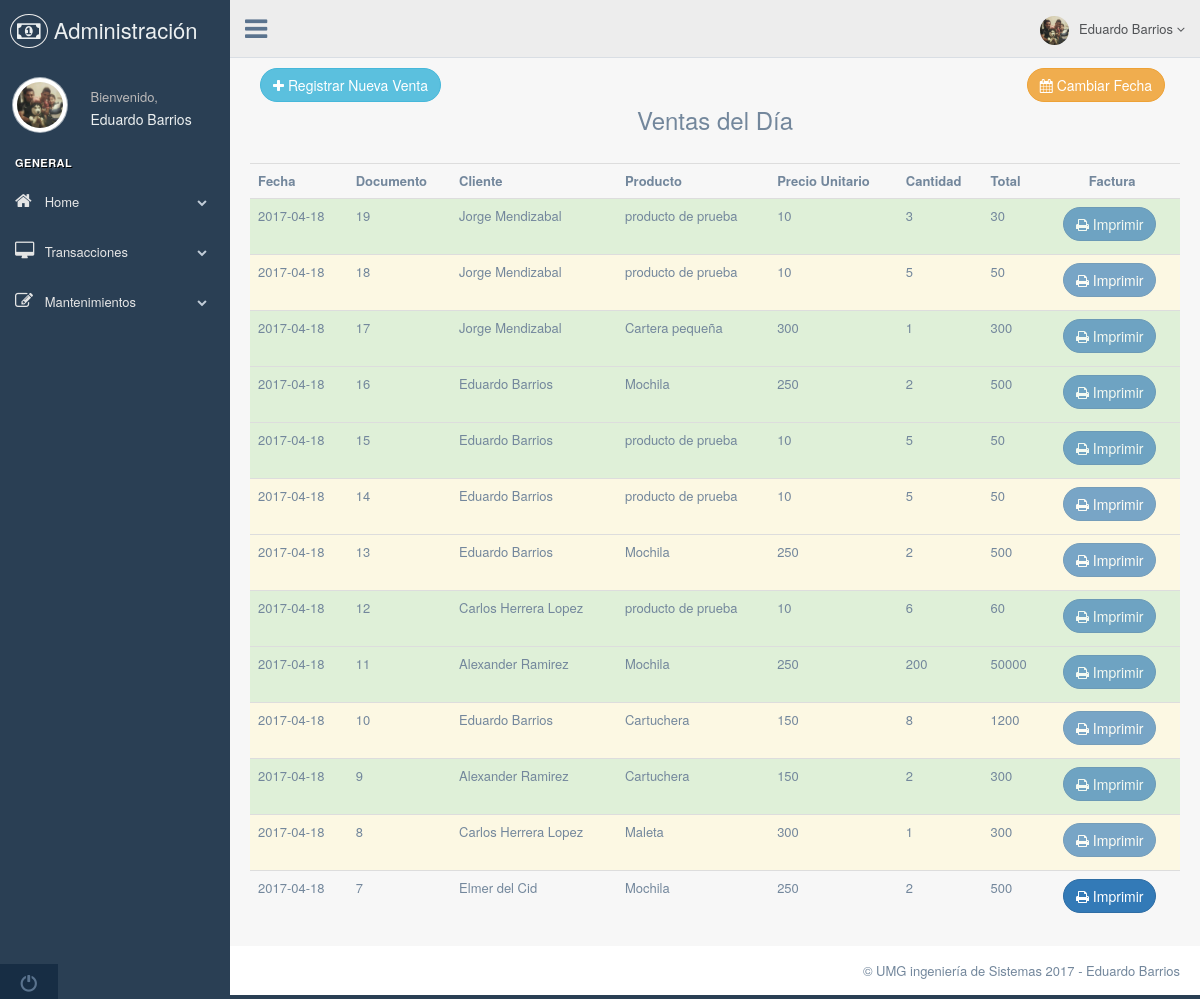
Page /Controllers/VentasController.php on the committed database.
### tables this page shows
CREATE TABLE `ventas` (
  `idVenta` int(11) NOT NULL,
  `fecha` date NOT NULL,
  `idCliente` int(11) NOT NULL
);

CREATE TABLE `clientes` (
  `IdCliente` int(11) NOT NULL,
  `nombreCliente` varchar(100) NOT NULL,
  `nit` varchar(20) NOT NULL,
  `direccion` varchar(255) NOT NULL,
  `telefono` varchar(10) NOT NULL,
  `idMunicipio` int(11) NOT NULL
);

CREATE TABLE `productos` (
  `idProducto` int(11) NOT NULL,
  `codigoProducto` varchar(100) NOT NULL,
  `nombreProducto` varchar(100) NOT NULL,
  `descripcion` varchar(255) NOT NULL,
  `precio` float NOT NULL,
  `costo` float NOT NULL,
  `existencia` int(11) NOT NULL,
  `idMarca` int(11) NOT NULL
);

CREATE TABLE `ventasdetalle` (
  `idVentasDetalle` int(11) NOT NULL,
  `idVenta` int(11) NOT NULL,
  `idProducto` int(11) NOT NULL,
  `cantidad` int(11) NOT NULL,
  `precio` float NOT NULL,
  `costoTotal` float NOT NULL,
  `impresoPagado` int(1) NOT NULL,
  `vieneDeDevolucion` tinyint(1) NOT NULL
);

### Controllers/VentasController.php (called while the page is built, shortened)
<?php
	require_once('../Models/VentasModel.php');
	$fechaDesde = date('Y-m-d');;
	$fechaHasta = date('Y-m-d');;
	$pagination = new Ventas();
	$Ventas = $pagination->getVentas($fechaDesde,$fechaHasta);
	require_once('../Views/VentasView.php');
 ?>

### Models/Conexion.php (called while the page is built)
<?php
	class Conexion
	{
		public function Conectar(){
			$db_servidor = "localhost";
			$db_usuario  = "root";
			$db_password = "";
			$db_nombre   = "compras-devoluciones";
			$conexion = new PDO("mysql:	host=$db_servidor;dbname=$db_nombre", $db_usuario, $db_password);
			$conexion->setAttribute(PDO::ATTR_ERRMODE, PDO::ERRMODE_EXCEPTION);
			$conexion->exec("SET CHARACTER SET utf8");
			return $conexion;
		}
	}
?>

### Models/VentasModel.php (called while the page is built, shortened)
<?php
	require_once('Conexion.php');
	class Ventas extends Conexion
	{
		public function getVentas($desde=false,$hasta=false)
		{
			if($desde!==false && $hasta!==false)
			{
				$sql = "SELECT V.idVenta,V.fecha,V.idCliente,C.nombreCliente,
				               DV.idProducto,P.nombreProducto,DV.cantidad,DV.precio,DV.costoTotal,DV.impresoPagado,DV.vieneDeDevolucion
						FROM ventas V
						INNER JOIN ventasdetalle DV ON V.idVenta = DV.idVenta
						INNER JOIN clientes C ON V.idCliente = C.idCliente
						INNER JOIN productos P ON DV.idProducto = P.idProducto
							WHERE V.fecha >='$desde' AND V.fecha <='$hasta'
					    	ORDER BY V.idVenta DESC";
			}
			$stmt = Conexion::Conectar()->prepare($sql);
			$stmt->execute();
			return $stmt->fetchAll();
		}
	}
 ?>

### Views/VentasView.php (the view, shortened to what this page needs)
<!DOCTYPE html>
<html lang="en">
  <head>
    <link href="../vendors/bootstrap/dist/css/bootstrap.min.css" rel="stylesheet">
    <link href="../vendors/font-awesome/css/font-awesome.min.css" rel="stylesheet">
    <link href="../vendors/nprogress/nprogress.css" rel="stylesheet">
    <link href="../vendors/iCheck/skins/flat/green.css" rel="stylesheet">
    <link href="../vendors/bootstrap-progressbar/css/bootstrap-progressbar-3.3.4.min.css" rel="stylesheet">
    <link href="../vendors/jqvmap/dist/jqvmap.min.css" rel="stylesheet"/>
    <link href="../vendors/bootstrap-daterangepicker/daterangepicker.css" rel="stylesheet">
    <link href="../build/css/custom.min.css" rel="stylesheet">
  </head>
  <body class="nav-md">
    <div class="container body">
      <div class="main_container">
        <div class="col-md-3 left_col">
          <div class="left_col scroll-view">
            <div class="navbar nav_title" style="border: 0;">
              <a href="#" class="site_title"><i class="fa fa-money"></i> <span>Administración</span></a>
            </div>
            <div class="profile clearfix">
              <div class="profile_pic">
                <img src="../Views/images/eduardo.jpg" alt="..." class="img-circle profile_img">
              </div>
              <div class="profile_info">
                <span>Bienvenido,</span>
                <h2>Eduardo Barrios</h2>
              </div>
            </div>
            <br />
            <div id="sidebar-menu" class="main_menu_side hidden-print main_menu">
              <div class="menu_section">
                <h3>General</h3>
                <ul class="nav side-menu">
                  <li><a><i class="fa fa-home"></i> Home <span class="fa fa-chevron-down"></span></a>
                  </li>
                  <li><a><i class="fa fa-desktop"></i> Transacciones <span class="fa fa-chevron-down"></span></a>
                  </li>
                  <li><a><i class="fa fa-edit"></i> Mantenimientos <span class="fa fa-chevron-down"></span></a>
                  </li>
                </ul>
              </div>
            </div>
            <div class="sidebar-footer hidden-small">
              <a data-toggle="tooltip" data-placement="top" title="Logout" href="#">
                <span class="glyphicon glyphicon-off" aria-hidden="true"></span>
              </a>
            </div>
          </div>
        </div>
        <div class="top_nav">
          <div class="nav_menu">
            <nav>
              <div class="nav toggle">
                <a id="menu_toggle"><i class="fa fa-bars"></i></a>
              </div>
              <ul class="nav navbar-nav navbar-right">
                <li class="">
                  <a href="javascript:;" class="user-profile dropdown-toggle" data-toggle="dropdown" aria-expanded="false">
                    <img src="../Views/images/eduardo.jpg" alt="">Eduardo Barrios
                    <span class=" fa fa-angle-down"></span>
                  </a>
                </li>
              </ul>
            </nav>
          </div>
        </div>
  <div class="right_col" role="main">
      <div class="row">
          <div class="col-md-12 col-sm-12 col-xs-12">
            <div class="text-left col-md-3"><a href="VentaNuevaController.php" class="btn btn-round btn-info"><i class="fa fa-plus"></i> Registrar Nueva Venta</a></div>
            <div class="text-right col-md-9"><button data-toggle='modal' data-target='#modal-fecha' class="btn btn-round btn-warning"><i class="fa fa-calendar"></i> Cambiar Fecha</button></div>
            <br>
              <h3 class="text-center">Ventas del Día</h3>
              <br>
                <table class="table table-hover">
                  <tr>
                    <th>Fecha</th>
                    <th>Documento</th>
                    <th>Cliente</th>
                    <th>Producto</th>
                    <th>Precio Unitario</th>
                    <th>Cantidad</th>
                    <th>Total</th>
                    <th class="text-center">Factura</th>
                  </tr>
                  <?php foreach($Ventas as $item): ?>
                   <tr <?php if($item['impresoPagado'] == 1)
                                  echo 'class=success';
                             if($item['impresoPagado'] == 2)
                                  echo 'class=warning';
                        ?>>
                     <td><?php echo $item['fecha']; ?></td>
                     <td><?php echo $item['idVenta']; ?></td>
                     <td><?php echo $item['nombreCliente']; ?></td>
                     <td><?php echo $item['nombreProducto']; ?></td>
                     <td><?php echo $item['precio']; ?></td>
                     <td><?php echo $item['cantidad']; ?></td>
                     <td><?php echo $item['costoTotal']; ?></td>
                     <td class="text-center">
                      <?php if(!$item['vieneDeDevolucion']){ ?>
                        <a target="_blank" href="FacturasController.php?noFactura=<?php echo $item["idVenta"]; ?>"><button id="imprimir" type="button" class="btn btn-round btn-primary" onclick="setImpresoPagado('<?php echo $item["idVenta"]; ?>')" <?php if($item['impresoPagado'] == 1 || $item['impresoPagado'] == 2) {?> disabled <?php } ?>><i class="fa fa-print"></i> Imprimir</button></a>
                      <?php }else{ ?>
                        <a target="_blank" href="FacturaNuevaDevolucionController.php?noFactura=<?php echo $item["idVenta"]; ?>"><button id="imprimir" type="button" class="btn btn-round btn-primary" onclick="setImpresoPagado('<?php echo $item["idVenta"]; ?>')" <?php if($item['impresoPagado'] == 1 || $item['impresoPagado'] == 2) {?> disabled <?php } ?>><i class="fa fa-print"></i> Imprimir</button></a>
                      <?php } ?>
                     </td>
                   </tr>
                  <?php endforeach; ?>
                </table>
          </div>
      </div>
  </div>
        <footer>
          <div class="pull-right">
            &copy; UMG ingeniería de Sistemas 2017 - Eduardo Barrios
          </div>
          <div class="clearfix"></div>
        </footer>
      </div>
    </div>
  </body>
</html>

### rows in the picture
ventas: fecha "2017-04-18", idVenta "19", idCliente.nombreCliente "Jorge Mendizabal", productos.nombreProducto "producto de prueba", ventasdetalle.precio "10", ventasdetalle.cantidad "3", ventasdetalle.costoTotal "30"
ventas: fecha "2017-04-18", idVenta "18", idCliente.nombreCliente "Jorge Mendizabal", productos.nombreProducto "producto de prueba", ventasdetalle.precio "10", ventasdetalle.cantidad "5", ventasdetalle.costoTotal "50"
ventas: fecha "2017-04-18", idVenta "17", idCliente.nombreCliente "Jorge Mendizabal", productos.nombreProducto "Cartera pequeña", ventasdetalle.precio "300", ventasdetalle.cantidad "1", ventasdetalle.costoTotal "300"
ventas: fecha "2017-04-18", idVenta "16", idCliente.nombreCliente "Eduardo Barrios", productos.nombreProducto "Mochila", ventasdetalle.precio "250", ventasdetalle.cantidad "2", ventasdetalle.costoTotal "500"
ventas: fecha "2017-04-18", idVenta "15", idCliente.nombreCliente "Eduardo Barrios", productos.nombreProducto "producto de prueba", ventasdetalle.precio "10", ventasdetalle.cantidad "5", ventasdetalle.costoTotal "50"
ventas: fecha "2017-04-18", idVenta "14", idCliente.nombreCliente "Eduardo Barrios", productos.nombreProducto "producto de prueba", ventasdetalle.precio "10", ventasdetalle.cantidad "5", ventasdetalle.costoTotal "50"
ventas: fecha "2017-04-18", idVenta "13", idCliente.nombreCliente "Eduardo Barrios", productos.nombreProducto "Mochila", ventasdetalle.precio "250", ventasdetalle.cantidad "2", ventasdetalle.costoTotal "500"
ventas: fecha "2017-04-18", idVenta "12", idCliente.nombreCliente "Carlos Herrera Lopez", productos.nombreProducto "producto de prueba", ventasdetalle.precio "10", ventasdetalle.cantidad "6", ventasdetalle.costoTotal "60"
ventas: fecha "2017-04-18", idVenta "11", idCliente.nombreCliente "Alexander Ramirez", productos.nombreProducto "Mochila", ventasdetalle.precio "250", ventasdetalle.cantidad "200", ventasdetalle.costoTotal "50000"
ventas: fecha "2017-04-18", idVenta "10", idCliente.nombreCliente "Eduardo Barrios", productos.nombreProducto "Cartuchera", ventasdetalle.precio "150", ventasdetalle.cantidad "8", ventasdetalle.costoTotal "1200"
ventas: fecha "2017-04-18", idVenta "9", idCliente.nombreCliente "Alexander Ramirez", productos.nombreProducto "Cartuchera", ventasdetalle.precio "150", ventasdetalle.cantidad "2", ventasdetalle.costoTotal "300"
ventas: fecha "2017-04-18", idVenta "8", idCliente.nombreCliente "Carlos Herrera Lopez", productos.nombreProducto "Maleta", ventasdetalle.precio "300", ventasdetalle.cantidad "1", ventasdetalle.costoTotal "300"
ventas: fecha "2017-04-18", idVenta "7", idCliente.nombreCliente "Elmer del Cid", productos.nombreProducto "Mochila", ventasdetalle.precio "250", ventasdetalle.cantidad "2", ventasdetalle.costoTotal "500"
